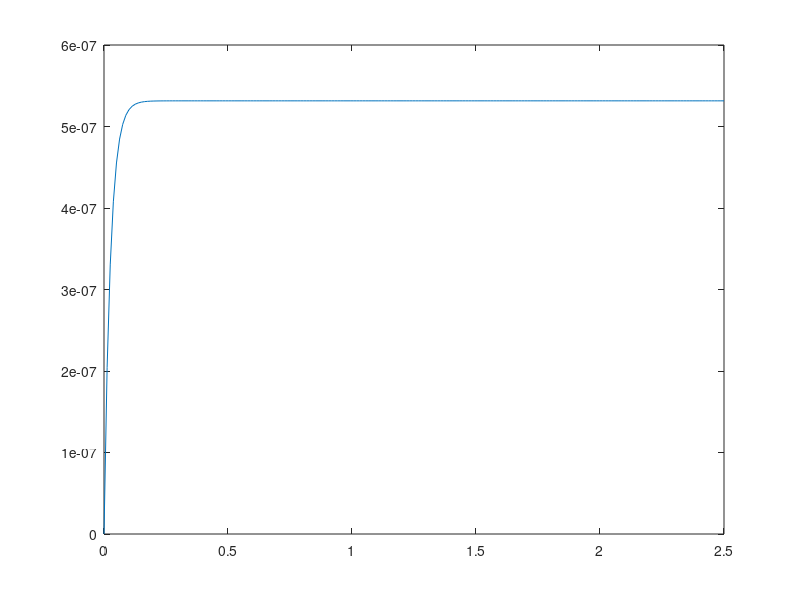

Reproduce this figure in MATLAB.
k=1.38*10^-23; %
T=300; %temperature in kelvin
NA=5*10^15;
epsilon=8.854*10^-14;
ksi=11.8;
kox=3.9;
epsi=ksi*epsilon;
epox=kox*epsilon;
k1=sqrt((2*k*T*NA)/(epsi));
ni=10^10;
q=1.6*10^-19;
tox=5*10^-7;
L= 1;
W=40;
un=800;
Cox=epox/tox;
k2=q/(k*T); 
phif=(1/k2)*log(NA/ni);
Eg=1.1;
Vfb=-0.2;
Vdsfine=200;
Vds=linspace(0, 2.5, Vdsfine);
Vg=2*(k*T/q)*log(NA/ni); %V Vg=Vth
Vt=2*(k*T/q)*log(NA/ni);
Vox=((sqrt(2*epsi*q*NA*2*phif))/Cox);
m=1+(sqrt(epsi*q*NA/(4*phif))/Cox);
Isat=(un*Cox*W/L)*((Vg-Vt)^2)/(2*m);
Imax=0;
if Vg>Vt
for i=1:Vdsfine
    I(i)=(un*Cox*W/L)*(((Vg-Vfb-(2*phif)-(Vds(i)/2))*Vds(i))-((2*sqrt(2*epsi*q*NA)/(3*Cox))*(((2*phif+Vds(i))^1.5-(2*phif)^1.5))));
   if I(i)>=Imax
        Imax=I(i);
    else
        I(i)=I(i-1); %I(i)=Isat;
    end
end

else 
    for i=1:Vdsfine
    I(i)=(un*Cox*W*(m-1)/(L*k2*k2))*((exp(k2*(Vg-Vt)/m))*(1-(exp(-k2*Vds(i)))));
    end
    
    
end
plot(Vds, I);
